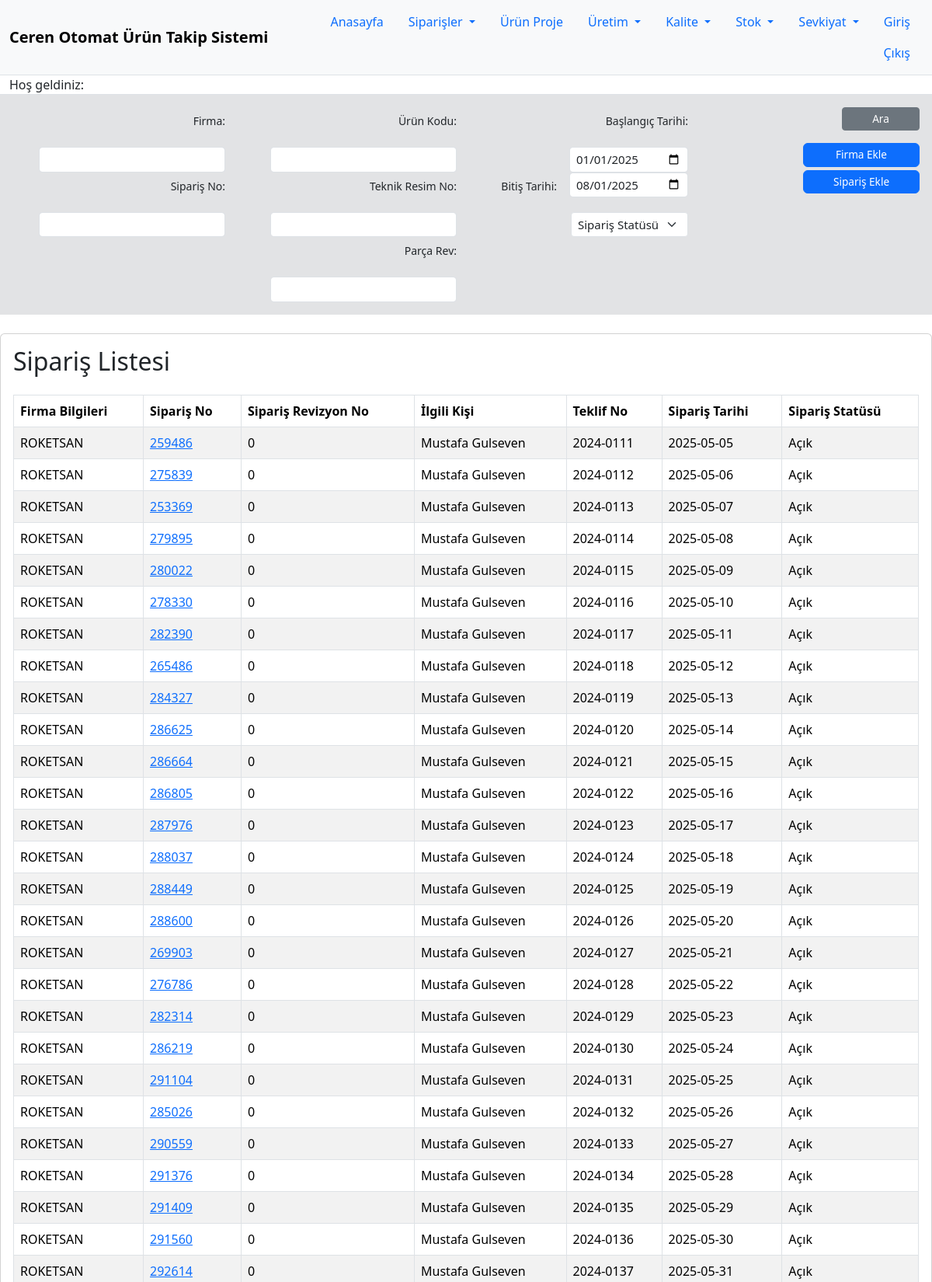
The page /siparis-ekle (upper part) on the database its author committed.
### main.py (models this page shows)
class Siparis(db.Model):
    __tablename__ = "siparis"
    id: Mapped[int] = mapped_column(Integer, primary_key=True)
    firma= relationship("Firmalar", back_populates="firma")
    firma_id: Mapped[int] = mapped_column(Integer, ForeignKey('firmalar.id'))
    sip_no: Mapped[str] = mapped_column(String(250), unique=False, nullable=False)
    sip_rev_no: Mapped[str] = mapped_column(String(10), unique=False, nullable=True)
    stn_alma: Mapped[str] = mapped_column(String(100), unique=False, nullable=True)
    teklif_no: Mapped[str] = mapped_column(String(20), unique=False, nullable=False)
    sip_tarh: Mapped[date] = mapped_column(Date, default=date.today())
    sip_stat: Mapped[int] = mapped_column(Integer, default=1, unique=False, nullable=False)
    satir= relationship("Satir", back_populates="sip")

class Firmalar(db.Model):
    __tablename__ = "firmalar"
    id: Mapped[int] = mapped_column(Integer, primary_key=True)
    name: Mapped[str] = mapped_column(String(1000),unique=True, nullable=False)
    vergi_no: Mapped[int] = mapped_column(Integer, unique=True, nullable=False)
    vergi_d: Mapped[str] = mapped_column(String(1000), nullable=True)
    adres: Mapped[str] = mapped_column(String(1000), nullable=True)
    ilgili: Mapped[str] = mapped_column(String(1000), nullable=True)
    firma=relationship("Siparis", back_populates="firma")

### main.py (the view, shortened to what this page needs)
@app.route("/siparis-ekle",methods=["GET","POST"])
def siparis():
    firmalar = db.session.execute(db.select(Firmalar).order_by(Firmalar.id)).scalars().all()
    satirlar = db.session.execute(db.select(Satir).order_by(Satir.id)).scalars().all()
    page = request.args.get("page", 1, type=int)
    per_page = 50
    toplam_kayit = Siparis.query.count()
    orders = Siparis.query.order_by(Siparis.sip_tarh).offset((page - 1) * per_page).limit(per_page).all()
    total_pages = ceil(toplam_kayit / per_page)
    page_to_render = []
    if page > 1:
        if page == total_pages:
            for p in range(1, page-1):
                if p == 1:
                    page_to_render.append(p)
                else:
                    page_to_render.append('p')
                    page_to_render.append(page-1)
                    page_to_render.append(page)
                    break
        else:
            for p in range(1, page - 1):
                if p == 1:
                    page_to_render.append(p)
                else:
                    page_to_render.append('p')
                    break
            for p in range(page - 1, page + 2):
                page_to_render.append(p)
            for p in range(page + 2, total_pages + 1):
                if p == total_pages:
                    page_to_render.append(p)
                else:
                    page_to_render.append('p')
                    page_to_render.append(total_pages)
                    break
    else:
        for p in range(1, total_pages + 1):
            if p == 1 or p <= 3:
                page_to_render.append(p)
            else:
                page_to_render.append('p')
                page_to_render.append(total_pages)
                break
    return render_template("sipariş_ekle.html",logged_in=current_user.is_authenticated,user=current_user,orders=orders, firmalar=firmalar, page=page, total_pages=total_pages, lines=satirlar, toplam_kayit=toplam_kayit, page_to_render=page_to_render)

### templates/sipariş_ekle.html (shortened to what this page needs)
{% from "bootstrap5/form.html" import render_form %}{% include "header.html" %}
<div class="container-fluid p-3 bg-secondary-subtle">
    <form action="{{ url_for('sip_filtre') }}" method="get">
        <div class="row" id="dataAdd">
            <div class="col-md-3 ">
                 <div class="row g-3 justify-content-end ">
                    <div class="col-auto ">
                        <label for="firma-filtre" class="col-form-label filtre " >Firma:</label>
                    </div>
                    <div class="col-auto">
                        <input type="text" id="firma-filtre" class="form-control form-control-sm filtre-form " name="firma">
                    </div>
                </div>
                <div class="row g-3 justify-content-end ">
                    <div class="col-auto ">
                        <label for="siparis-no" class="col-form-label filtre"  >Sipariş No:</label>
                    </div>
                    <div class="col-auto">
                        <input type="text" id="siparis-no" class="form-control form-control-sm filtre-form " name="sipariş_no">
                    </div>
                </div>
            </div>
            <div class="col-md-3">
                <div class="row g-3 justify-content-end ">
                    <div class="col-auto ">
                        <label for="parca-no" class="col-form-label filtre" >Ürün Kodu:</label>
                    </div>
                    <div class="col-auto">
                        <input type="text" id="parca-no" class="form-control form-control-sm filtre-form" name="parca_no">
                    </div>
                </div>
                <div class="row g-3 justify-content-end">
                    <div class="col-auto ">
                        <label for="teknik-no" class="col-form-label filtre" >Teknik Resim No:</label>
                    </div>
                    <div class="col-auto">
                        <input type="text" id="teknik-no" class="form-control form-control-sm filtre-form" name="resim_no">
                    </div>
                </div>
                <div class="row g-3 justify-content-end">
                    <div class="col-auto ">
                        <label for="parca-rev" class="col-form-label filtre" >Parça Rev:</label>
                    </div>
                    <div class="col-auto">
                        <input type="text" id="parca-rev" class="form-control form-control-sm filtre-form" name="parca_rev">
                    </div>
                </div>
            </div>
            <div class="col-md-3">
                <div class="row g-3 justify-content-end " >
                    <div class="col-auto">
                        <div class="row g-3 justify-content-end ">
                            <div class="col-auto ">
                                <label for="b-tarih" class="col-form-label filtre" >Başlangıç Tarihi:</label>
                            </div>
                            <div class="col-auto">
                                <input type="date" id="b-tarih" class="form-control form-control-sm filtre-form" name="b_tarih">
                            </div>
                        </div>
                        <div class="row g-3 justify-content-end ">
                            <div class="col-auto ">
                                <label for="s-tarih" class="col-form-label filtre" >Bitiş Tarihi:</label>
                            </div>
                            <div class="col-auto">
                                <input type="date" id="s-tarih" class="form-control form-control-sm filtre-form" name="s_tarih">
                            </div>
                        </div>
                    </div>
                    <div class="col-auto ">
                        <select class="form-select form-select-sm filtre-form" aria-label="Small select example"  name="statu">
                            <option value="2" selected>Sipariş Statüsü</option>
                        </select>
                    </div>
                </div>
            </div>
            <div class="col-md-3">
                <div class="row g-3 justify-content-end">
                    <div class="col-auto">
                        <button type="submit" class="btn btn-secondary btn-sm ara" style="--bs-btn-padding-y: .25rem; --bs-btn-padding-x: .5rem; --bs-btn-font-size: .85rem;">Ara</button>
                    </div>
                </div>
                <div class="row g-3 justify-content-end pt-3">
                    <div class="col-auto">
                        <a href="{{ url_for('firma_ekle')}}"><button type="button" class="btn btn-primary sip-ekle align-middle" style="--bs-btn-padding-y: .25rem; --bs-btn-padding-x: .5rem; --bs-btn-font-size: .85rem;">Firma Ekle</button></a>
                    </div>
                </div>
                <div class="row g-3 justify-content-end pt-1">
                    <div class="col-auto">
                        <button type="button" class="btn btn-primary sip-ekle align-middle" style="--bs-btn-padding-y: .25rem; --bs-btn-padding-x: .5rem; --bs-btn-font-size: .85rem;" data-bs-toggle="modal" data-bs-target="#sipmodal">Sipariş Ekle</button>
                    </div>
                </div>
            </div>
        </div>
    </form>
</div>
<div class="card mt-4 shadow-sm">
    <div class="card-body p-3">
        <h2 class="mb-4">Sipariş Listesi</h2>
        <div class="table-responsive">
            <table class="table table-bordered table-hover table-mrp table-striped align-middle ">
      <thead>
        <tr>
          <th scope="col">Firma Bilgileri</th>
          <th scope="col">Sipariş No</th>
          <th scope="col">Sipariş Revizyon No</th>
          <th scope="col">İlgili Kişi</th>
          <th scope="col">Teklif No</th>
          <th scope="col">Sipariş Tarihi</th>
          <th scope="col">Sipariş Statüsü</th>
        </tr>
      </thead>
      <tbody>
      {% for order in orders %}
        <tr>
            <td>{{ order.firma.name }}</td>
            <td><a href="{{ url_for('siparis_edit', sip_id=order.id) }}">{{ order.sip_no }}</a></td>
            <td>{{ order.sip_rev_no }}</td>
            <td>{{ order.stn_alma }}</td>
            <td>{{ order.teklif_no }}</td>
            <td>{{ order.sip_tarh }}</td>
            {% if order.sip_stat==1: %}
            <td>Açık</td>
            {% else: %}
            <td>Kapalı</td>
            {% endif %}
        </tr>
      {% endfor %}
      </tbody>
    </table>
        </div>
    </div>
</div>
{% include "footer.html" %}

### static/css/styles.css (style rules this page uses)
.filtre { background-color: rgba(17, 56, 23, 0.08,0.9); font-size: 14px; }
.ara { width: 100px; }
.filtre-form { font-size: 15px; }
.sip-ekle { width: 150px; }
th, td { padding: 10px; text-align: left; }
.table-mrp tbody tr { height: 25px; }
.table-mrp td { overflow: hidden; white-space: nowrap; text-overflow: ellipsis; }

### rows shown on the page
Siparis: firma.name "ROKETSAN", sip_no "259486", sip_rev_no "0", stn_alma "Mustafa Gulseven", teklif_no "2024-0111", sip_tarh "2025-05-05", sip_stat "Açık"
Siparis: firma.name "ROKETSAN", sip_no "275839", sip_rev_no "0", stn_alma "Mustafa Gulseven", teklif_no "2024-0112", sip_tarh "2025-05-06", sip_stat "Açık"
Siparis: firma.name "ROKETSAN", sip_no "253369", sip_rev_no "0", stn_alma "Mustafa Gulseven", teklif_no "2024-0113", sip_tarh "2025-05-07", sip_stat "Açık"
Siparis: firma.name "ROKETSAN", sip_no "279895", sip_rev_no "0", stn_alma "Mustafa Gulseven", teklif_no "2024-0114", sip_tarh "2025-05-08", sip_stat "Açık"
Siparis: firma.name "ROKETSAN", sip_no "280022", sip_rev_no "0", stn_alma "Mustafa Gulseven", teklif_no "2024-0115", sip_tarh "2025-05-09", sip_stat "Açık"
Siparis: firma.name "ROKETSAN", sip_no "278330", sip_rev_no "0", stn_alma "Mustafa Gulseven", teklif_no "2024-0116", sip_tarh "2025-05-10", sip_stat "Açık"
Siparis: firma.name "ROKETSAN", sip_no "282390", sip_rev_no "0", stn_alma "Mustafa Gulseven", teklif_no "2024-0117", sip_tarh "2025-05-11", sip_stat "Açık"
Siparis: firma.name "ROKETSAN", sip_no "265486", sip_rev_no "0", stn_alma "Mustafa Gulseven", teklif_no "2024-0118", sip_tarh "2025-05-12", sip_stat "Açık"
Siparis: firma.name "ROKETSAN", sip_no "284327", sip_rev_no "0", stn_alma "Mustafa Gulseven", teklif_no "2024-0119", sip_tarh "2025-05-13", sip_stat "Açık"
Siparis: firma.name "ROKETSAN", sip_no "286625", sip_rev_no "0", stn_alma "Mustafa Gulseven", teklif_no "2024-0120", sip_tarh "2025-05-14", sip_stat "Açık"
Siparis: firma.name "ROKETSAN", sip_no "286664", sip_rev_no "0", stn_alma "Mustafa Gulseven", teklif_no "2024-0121", sip_tarh "2025-05-15", sip_stat "Açık"
Siparis: firma.name "ROKETSAN", sip_no "286805", sip_rev_no "0", stn_alma "Mustafa Gulseven", teklif_no "2024-0122", sip_tarh "2025-05-16", sip_stat "Açık"
Siparis: firma.name "ROKETSAN", sip_no "287976", sip_rev_no "0", stn_alma "Mustafa Gulseven", teklif_no "2024-0123", sip_tarh "2025-05-17", sip_stat "Açık"
Siparis: firma.name "ROKETSAN", sip_no "288037", sip_rev_no "0", stn_alma "Mustafa Gulseven", teklif_no "2024-0124", sip_tarh "2025-05-18", sip_stat "Açık"
Siparis: firma.name "ROKETSAN", sip_no "288449", sip_rev_no "0", stn_alma "Mustafa Gulseven", teklif_no "2024-0125", sip_tarh "2025-05-19", sip_stat "Açık"
Siparis: firma.name "ROKETSAN", sip_no "288600", sip_rev_no "0", stn_alma "Mustafa Gulseven", teklif_no "2024-0126", sip_tarh "2025-05-20", sip_stat "Açık"
Siparis: firma.name "ROKETSAN", sip_no "269903", sip_rev_no "0", stn_alma "Mustafa Gulseven", teklif_no "2024-0127", sip_tarh "2025-05-21", sip_stat "Açık"
Siparis: firma.name "ROKETSAN", sip_no "276786", sip_rev_no "0", stn_alma "Mustafa Gulseven", teklif_no "2024-0128", sip_tarh "2025-05-22", sip_stat "Açık"
Siparis: firma.name "ROKETSAN", sip_no "282314", sip_rev_no "0", stn_alma "Mustafa Gulseven", teklif_no "2024-0129", sip_tarh "2025-05-23", sip_stat "Açık"
Siparis: firma.name "ROKETSAN", sip_no "286219", sip_rev_no "0", stn_alma "Mustafa Gulseven", teklif_no "2024-0130", sip_tarh "2025-05-24", sip_stat "Açık"
Siparis: firma.name "ROKETSAN", sip_no "291104", sip_rev_no "0", stn_alma "Mustafa Gulseven", teklif_no "2024-0131", sip_tarh "2025-05-25", sip_stat "Açık"
Siparis: firma.name "ROKETSAN", sip_no "285026", sip_rev_no "0", stn_alma "Mustafa Gulseven", teklif_no "2024-0132", sip_tarh "2025-05-26", sip_stat "Açık"
Siparis: firma.name "ROKETSAN", sip_no "290559", sip_rev_no "0", stn_alma "Mustafa Gulseven", teklif_no "2024-0133", sip_tarh "2025-05-27", sip_stat "Açık"
Siparis: firma.name "ROKETSAN", sip_no "291376", sip_rev_no "0", stn_alma "Mustafa Gulseven", teklif_no "2024-0134", sip_tarh "2025-05-28", sip_stat "Açık"
Siparis: firma.name "ROKETSAN", sip_no "291409", sip_rev_no "0", stn_alma "Mustafa Gulseven", teklif_no "2024-0135", sip_tarh "2025-05-29", sip_stat "Açık"
Siparis: firma.name "ROKETSAN", sip_no "291560", sip_rev_no "0", stn_alma "Mustafa Gulseven", teklif_no "2024-0136", sip_tarh "2025-05-30", sip_stat "Açık"
Siparis: firma.name "ROKETSAN", sip_no "292614", sip_rev_no "0", stn_alma "Mustafa Gulseven", teklif_no "2024-0137", sip_tarh "2025-05-31", sip_stat "Açık"
